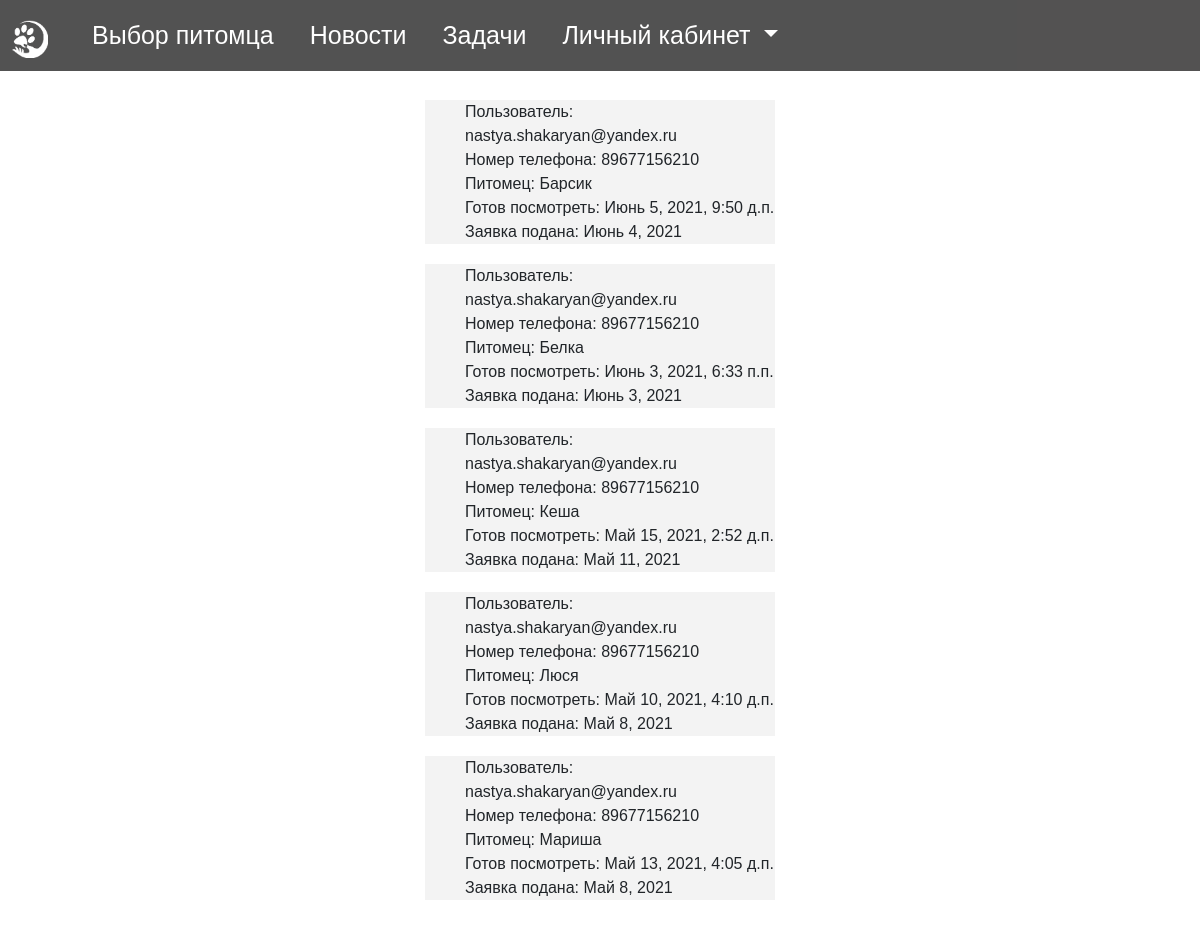
Screenshot of /pet/applications/4/ (signed in) with the database file from the repository.
### Shelter/models.py (models this page shows, shortened)
class Order(models.Model):
    pet = models.ForeignKey(Pet, blank=True, on_delete=models.CASCADE)
    user = models.ForeignKey(Profile, blank=True, on_delete=models.CASCADE)
    dateCreate = models.DateField(auto_now_add=True, verbose_name="Дата добавления")
    datePickUp = models.DateField(null=True, verbose_name="Дата принятия", blank=True)
    dateViewing = models.DateTimeField(null=True, verbose_name="Дата просмотра животного", blank=True)
    STATUS_CHOICES = (
        ('sent', "отправлена"),
        ('accepted', "принята"),
        ('rejected', "отклонена"),
        ('confirmed', "подтверждена"),
    )
    status = models.CharField(max_length=15, verbose_name="Статус", choices=STATUS_CHOICES, default="sent")

class Profile(models.Model):
    user = models.OneToOneField(User, on_delete=models.CASCADE)
    first_name = models.CharField(max_length=100, blank=True)
    last_name = models.CharField(max_length=100, blank=True)
    phone_regex = RegexValidator(regex=r'^\+?1?\d{9,15}$',
                                 message="Phone number must be entered in the format: '+999999999'. Up to 15 digits allowed.")
    phoneNum = models.CharField(validators=[phone_regex], max_length=12, blank=True)
    class Type(models.TextChoices):
        MODERATOR = 'Moderator'
        CLIENT = 'Client'
        OWNER = 'Owner'
    type = models.CharField(
        max_length=9,
        choices=Type.choices,
        default='Client'
    )
    SEX_CHOICES = (
        ('male', "мужской"),
        ('female', "женский"),
    )
    sex = models.CharField(max_length=10, verbose_name="пол", choices=SEX_CHOICES, default='женский')
    def __str__(self):
        return self.user.username

class Pet(models.Model):
    name = models.CharField(verbose_name="Имя", max_length=200)
    age = models.IntegerField(verbose_name="Возраст")
    SEX_CHOICES = (
        ('male', "мальчик"),
        ('female', "девочка"),
    )
    sex = models.CharField(max_length=10, verbose_name="Пол", choices=SEX_CHOICES)
    TYPE_CHOICES = (
        ('cat', "кошка"),
        ('dog', "собака"),
    )
    type = models.CharField(max_length=10, verbose_name="Тип", choices=TYPE_CHOICES)
    COLOR_CHOICES = (
        ('black', "черный"),
        ('red', "рыжий"),
        ('white', "белый"),
        ('grey', "серый"),
        ('brown', "коричневый"),
        ('striped', "полосатый"),
        ('turtle', "черепаховый"),
        ('tricolor', "трехцветный"),
        ('spotted', 'пятнистый'),
        ('blackwhite', "черно-белый")
    )
    color = models.CharField(max_length=11, verbose_name="Цвет", choices=COLOR_CHOICES)
    WOOL_CHOICES = (
        ('bald', "лысый"),
        ('longhaired', "длинношерстный"),
        ('shorthaired', "короткошерстный"),
    )
    wool = models.CharField(max_length=15, verbose_name="Шерсть", choices=WOOL_CHOICES)
    CHARACTER_CHOICES = (
        ('Sanguine', "Сангвиник"),
        ('Melancholic', "Меланхолик"),
        ('Choleric', "Холерик"),
        ('Phlegmatic', "Флегматик"),
    )
    character = models.CharField(max_length=11, verbose_name="Характер", choices=CHARACTER_CHOICES)
    objects = models.Manager()
    description = models.TextField(default='', verbose_name="Описание", blank=True)
    shelter = models.ForeignKey(Shelter, verbose_name="Приют", on_delete=models.CASCADE)
    owner = models.ForeignKey(Profile, on_delete=models.CASCADE, verbose_name="Владелец", blank=True, null=True)
    vector = models.TextField(default='', verbose_name="Вектор", blank=True)
    def __str__(self):
        return " ".join([self.name])

### Shelter/application_pet_view.py (the view, shortened to what this page needs)
# urls.py: path('pet/applications/<int:num>/', application_pet_view.app),
def app(request, num):
    profile = Profile.objects.get(user=request.user)
    if profile.type == 'Client':
        apps = list(Order.objects.filter(user=profile))
        apps.reverse()
    return render(request, 'pet_applications.html', {'apps': apps, 'num': num})

### templates/pet_applications.html (shortened to what this page needs)
{% extends 'base.html' %}
{% load crispy_forms_filters %}
{% load static %}
{% block styles %}
    <link rel="stylesheet" href={% static 'css/card.css' %}>
{% endblock %}
{% block content %}
    {% include "includes/navbar.html" %}
    <div class="main">
        {% for el in apps %}
            <div class="inline-group main-group">
                <div class="reper" style="text-align: left; width: 350px; padding-left: 40px">
                    Пользователь: {{ el.user }}
                    <br>
                    Номер телефона: {{ el.user.phoneNum }}
                    <br>
                    Питомец: {{ el.pet }}
                    <br>
                    Готов посмотреть: {{ el.dateViewing }}
                    <br>
                    Заявка подана: {{ el.dateCreate }}
                </div>
            </div>
        {% endfor %}
    </div>
{% endblock %}

### static/css/style.css (style rules this page uses)
body { height: 130vh; margin: auto; width: 100%; overflow-x: hidden; font-family: 'Laptev_Brush', sans-serif; background: #ffffff; display: flex; flex-direction: column; align-items: center; position: relative; }
.main { margin-top: 80px; }

### static/css/card.css (style rules this page uses)
.inline-group { display: flex; justify-content: center; align-items: center; margin: 20px; background-color: #f3f3f3; text-align: center; }

### rows the page displays
Order: user "nastya.shakaryan@yandex.ru", user.phoneNum "89677156210", pet "Барсик", dateViewing "Июнь 5, 2021, 9:50 д.п.", dateCreate "Июнь 4, 2021"
Order: user "nastya.shakaryan@yandex.ru", user.phoneNum "89677156210", pet "Белка", dateViewing "Июнь 3, 2021, 6:33 п.п.", dateCreate "Июнь 3, 2021"
Order: user "nastya.shakaryan@yandex.ru", user.phoneNum "89677156210", pet "Кеша", dateViewing "Май 15, 2021, 2:52 д.п.", dateCreate "Май 11, 2021"
Order: user "nastya.shakaryan@yandex.ru", user.phoneNum "89677156210", pet "Люся", dateViewing "Май 10, 2021, 4:10 д.п.", dateCreate "Май 8, 2021"
Order: user "nastya.shakaryan@yandex.ru", user.phoneNum "89677156210", pet "Мариша", dateViewing "Май 13, 2021, 4:05 д.п.", dateCreate "Май 8, 2021"
